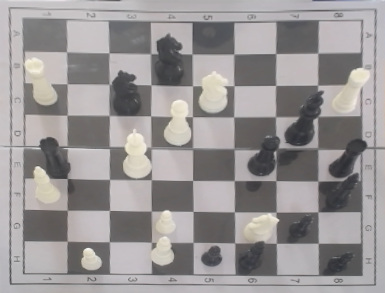
#> input picture saved_files/board.png, 385 x 293 px
$ python draw.py
#> lines starting #> are read from the running program, lines starting #| are printed output that depends on the picture
''''
    1]This scipt take chessboard_centers.json file as Input and displays the respective file and rank on image of 640x640 pixels
    2]For e.g on Coordinate (40,40) it display a1

    Author : Vipul Pardeshi
'''

import cv2
import json

# Load the image
image = cv2.imread("../saved_files/board.png")
#> image is the input picture: shape (293, 385, 3); mean B, G, R 149, 148.8, 152.7
image = cv2.resize(image, (680, 680))
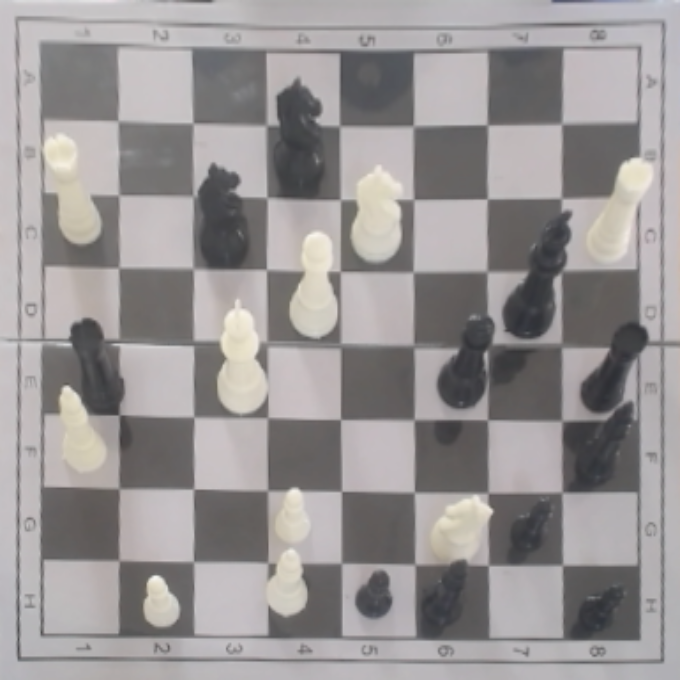
#> image: shape (680, 680, 3); mean B, G, R 148.9, 148.7, 152.6

# Load the JSON file containing the center points
#> (the run stopped early here; a loop or call above may not have finished)
